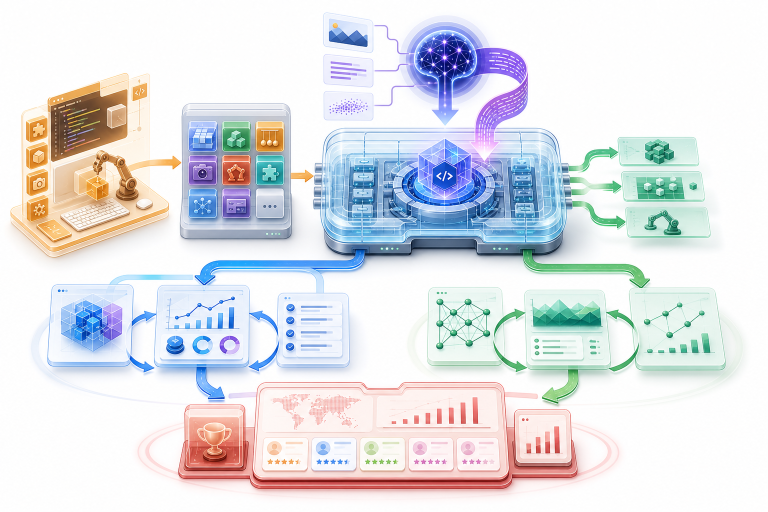
#> input picture docs/figures/agentark-figure1-base.png, 1536 x 1024 px (shown at 1/2 size)
$ python build_agentark_figure1.py
#> lines starting #> are read from the running program, lines starting #| are printed output that depends on the picture
from __future__ import annotations

import argparse
import math
from pathlib import Path

from PIL import Image, ImageDraw, ImageFilter, ImageFont


HERE = Path(__file__).resolve().parent
DEFAULT_BASE = HERE / "agentark-figure1-base.png"
DEFAULT_OUTPUT = HERE / "agentark-figure1.png"


COLORS = {
    "ink": (30, 36, 47, 255),
    "muted": (76, 85, 100, 255),
    "blue": (39, 122, 213, 255),
    "green": (39, 145, 94, 255),
    "orange": (218, 133, 28, 255),
    "purple": (119, 80, 220, 255),
    "red": (202, 78, 74, 255),
    "white": (255, 255, 255, 216),
}


# Edit this section for paper/blog wording changes.
LABELS = [
    {
        "xy": (42, 26),
        "title": "1 Open-ended Env Scaling",
        "subtitle": "AI coding generates ever-growing task mods",
        "accent": "orange",
        "width": 640,
        "featured": True,
    },
    {
        "xy": (1020, 58),
        "title": "Multimodal Agent",
        "subtitle": "text + vision -> code action",
        "accent": "purple",
        "width": 420,
    },
    {
        "xy": (670, 410),
        "title": "AgentArk Shell",
        "subtitle": "loads mods and runs episodes",
        "accent": "blue",
        "width": 420,
    },
    {
        "xy": (52, 728),
        "title": "2 Multimodal Agent Eval",
        "subtitle": "benchmark via env interaction",
        "accent": "blue",
        "width": 520,
        "featured": True,
    },
    {
        "xy": (910, 690),
        "title": "3 Multimodal Agent RL",
        "subtitle": "train via repeated rollouts",
        "accent": "green",
        "width": 480,
        "featured": True,
    },
    {
        "xy": (512, 854),
        "title": "AgentArk Hub",
        "subtitle": "task pages and leaderboard",
        "accent": "red",
        "width": 410,
    },
]


PILLS = [
    {"xy": (74, 126), "text": "Coding Agent", "accent": "orange", "alpha": 210},
    {"xy": (380, 158), "text": "Task Mod Library", "accent": "orange", "alpha": 210},
    {"xy": (382, 512), "text": "feedback -> new task mods", "accent": "orange", "alpha": 184},
    {"xy": (724, 326), "text": "Code Executor", "accent": "purple"},
    {"xy": (1192, 224), "text": "Loaded Task Envs", "accent": "green"},
    {
        "xy": (602, 576),
        "text": "agent-ark Python Wrapper",
        "accent": "blue",
        "alpha": 190,
    },
]


POST_ARROW_PILLS = [
    {
        "xy": (360, 662),
        "text": "eval loop",
        "accent": "blue",
        "alpha": 174,
    },
    {
        "xy": (1030, 626),
        "text": "RL loop",
        "accent": "green",
        "alpha": 174,
    },
]


ARROWS = [
    {"points": [(316, 258), (360, 258)], "accent": "orange", "alpha": 175},
    {"points": [(584, 326), (632, 326)], "accent": "orange", "alpha": 175},
    {
        "points": [(1160, 250), (1075, 306), (912, 330)],
        "accent": "purple",
        "alpha": 145,
    },
    {
        "points": [(772, 570), (486, 612), (486, 728)],
        "accent": "blue",
        "alpha": 130,
    },
    {
        "points": [(1016, 535), (1206, 535), (1290, 590)],
        "accent": "green",
        "alpha": 130,
    },
    {
        "points": [(712, 258), (565, 166), (382, 142), (280, 172)],
        "accent": "orange",
        "alpha": 140,
        "width": 5,
        "head": 15,
    },
]


def font(size: int, bold: bool = False) -> ImageFont.FreeTypeFont | ImageFont.ImageFont:
    # Prefer the original Windows fonts, then common Linux fonts for regeneration.
    candidates = [
        r"C:\Windows\Fonts\arialbd.ttf" if bold else r"C:\Windows\Fonts\arial.ttf",
        r"C:\Windows\Fonts\segoeuib.ttf" if bold else r"C:\Windows\Fonts\segoeui.ttf",
        "/usr/share/fonts/truetype/dejavu/DejaVuSans-Bold.ttf"
        if bold
        else "/usr/share/fonts/truetype/dejavu/DejaVuSans.ttf",
        "/usr/share/fonts/truetype/liberation2/LiberationSans-Bold.ttf"
        if bold
        else "/usr/share/fonts/truetype/liberation2/LiberationSans-Regular.ttf",
        "/usr/share/fonts/opentype/noto/NotoSansCJK-Bold.ttc"
        if bold
        else "/usr/share/fonts/opentype/noto/NotoSansCJK-Regular.ttc",
    ]
    for path in candidates:
        try:
            return ImageFont.truetype(path, size)
        except OSError:
            continue
    return ImageFont.load_default()


def add_shadow(
    draw_image: Image.Image, rect: tuple[int, int, int, int], radius: int = 13
) -> None:
    x1, y1, x2, y2 = rect
    shadow = Image.new("RGBA", draw_image.size, (0, 0, 0, 0))
    shadow_draw = ImageDraw.Draw(shadow)
    shadow_draw.rounded_rectangle(
        [x1 + 3, y1 + 5, x2 + 3, y2 + 5],
        radius=radius,
        fill=(0, 0, 0, 30),
    )
    shadow = shadow.filter(ImageFilter.GaussianBlur(7))
    draw_image.alpha_composite(shadow)


def draw_label(
    draw_image: Image.Image,
    draw: ImageDraw.ImageDraw,
    xy: tuple[int, int],
    title: str,
    subtitle: str,
    accent: tuple[int, int, int, int],
    width: int,
    featured: bool = False,
) -> None:
    title_font = font(34 if featured else 28, True)
    sub_font = font(21 if featured else 18, False)
    x, y = xy
    title_box = draw.textbbox((0, 0), title, font=title_font)
    sub_box = draw.textbbox((0, 0), subtitle, font=sub_font)
    pad_x, pad_y = (18, 13) if featured else (14, 10)
    height = (
        title_box[3]
        - title_box[1]
        + sub_box[3]
        - sub_box[1]
        + 6
        + pad_y * 2
    )
    rect = (x, y, x + width, y + height)
    add_shadow(draw_image, rect)
    fill_alpha = 188 if featured else COLORS["white"][3]
    outline = (
        (accent[0], accent[1], accent[2], 190)
        if featured
        else (255, 255, 255, 238)
    )
    draw.rounded_rectangle(
        rect,
        radius=13,
        fill=(255, 255, 255, fill_alpha),
        outline=outline,
        width=3 if featured else 2,
    )
    bar_width = 14 if featured else 9
    draw.rounded_rectangle([x, y, x + bar_width, y + height], radius=13, fill=accent)
    text_x = x + pad_x + 5
    text_y = y + pad_y - 2
    draw.text(
        (text_x, text_y),
        title,
        fill=accent if featured else COLORS["ink"],
        font=title_font,
    )
    draw.text(
        (text_x, text_y + title_box[3] - title_box[1] + 8),
        subtitle,
        fill=(45, 52, 65, 255) if featured else COLORS["muted"],
        font=sub_font,
    )


def draw_pill(
    draw: ImageDraw.ImageDraw,
    xy: tuple[int, int],
    text: str,
    accent: tuple[int, int, int, int],
    alpha: int = 202,
) -> None:
    small_font = font(18, False)
    x, y = xy
    text_box = draw.textbbox((0, 0), text, font=small_font)
    width = text_box[2] - text_box[0] + 20
    height = text_box[3] - text_box[1] + 12
    draw.rounded_rectangle(
        [x, y, x + width, y + height],
        radius=12,
        fill=(255, 255, 255, alpha),
        outline=accent,
        width=2,
    )
    draw.text((x + 10, y + 6), text, fill=accent, font=small_font)


def draw_arrow(
    draw: ImageDraw.ImageDraw,
    points: list[tuple[int, int]],
    color: tuple[int, int, int, int],
    width: int = 4,
    head: int = 13,
) -> None:
    for start, end in zip(points, points[1:]):
        draw.line([start, end], fill=color, width=width, joint="curve")
    (x1, y1), (x2, y2) = points[-2], points[-1]
    angle = math.atan2(y2 - y1, x2 - x1)
    p1 = (
        x2 - head * math.cos(angle - math.pi / 6),
        y2 - head * math.sin(angle - math.pi / 6),
    )
    p2 = (
        x2 - head * math.cos(angle + math.pi / 6),
        y2 - head * math.sin(angle + math.pi / 6),
    )
    draw.polygon([(x2, y2), p1, p2], fill=color)


def build_figure(base_path: Path, output_path: Path) -> None:
    image = Image.open(base_path).convert("RGBA")
    overlay = Image.new("RGBA", image.size, (0, 0, 0, 0))
#> overlay: PIL image 1536x1024 RGBA; every value is 0
    draw = ImageDraw.Draw(overlay)

    for item in ARROWS:
        base = COLORS[item["accent"]]
        color = (base[0], base[1], base[2], item["alpha"])
        draw_arrow(
            draw,
            item["points"],
            color,
            width=item.get("width", 4),
            head=item.get("head", 13),
        )

    for item in LABELS:
        draw_label(
            overlay,
            draw,
            item["xy"],
            item["title"],
            item["subtitle"],
            COLORS[item["accent"]],
            item["width"],
            item.get("featured", False),
        )
#> this loop made 6 passes
#> pass 1, in add_shadow, `shadow = shadow.filter(ImageFilter.GaussianBlur(7))`:
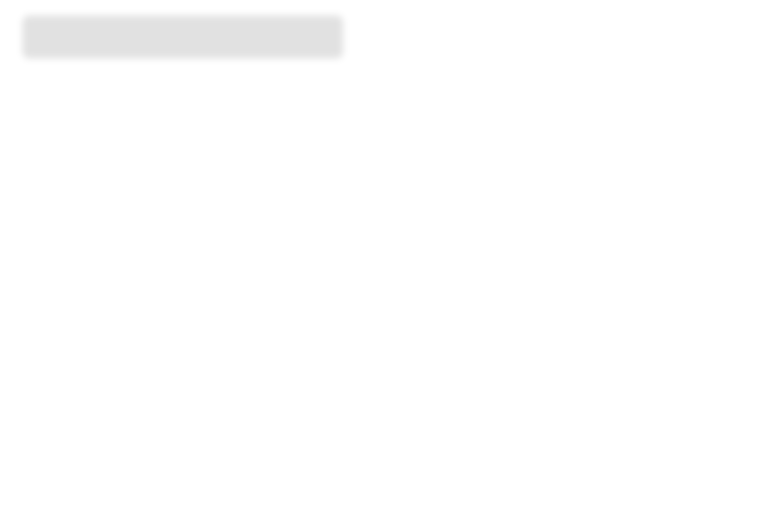
#> shadow: PIL image 1536x1024 RGBA (shown at 1/2 size); mean R, G, B, A 0, 0, 0, 1; transparent parts drawn white
#> pass 2, in add_shadow (call 2), `shadow = shadow.filter(ImageFilter.GaussianBlur(7))`:
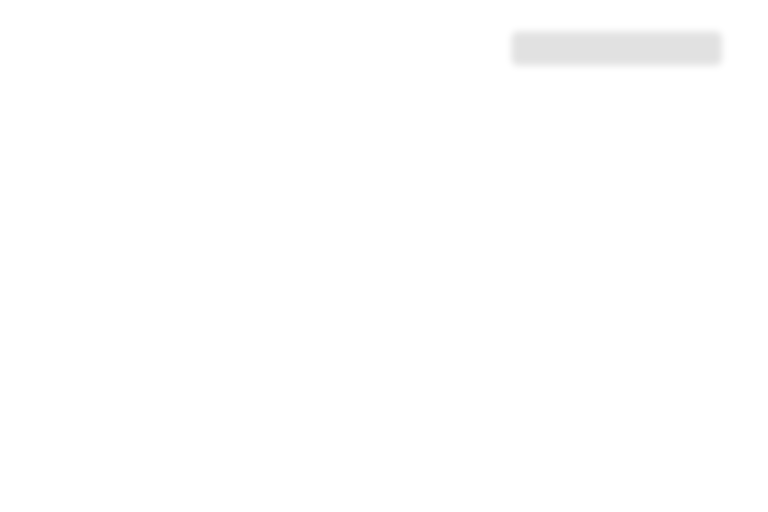
#> shadow: PIL image 1536x1024 RGBA (shown at 1/2 size); mean R, G, B, A 0, 0, 0, 0.5; transparent parts drawn white
#> pass 3, in add_shadow (call 3), `shadow = shadow.filter(ImageFilter.GaussianBlur(7))`:
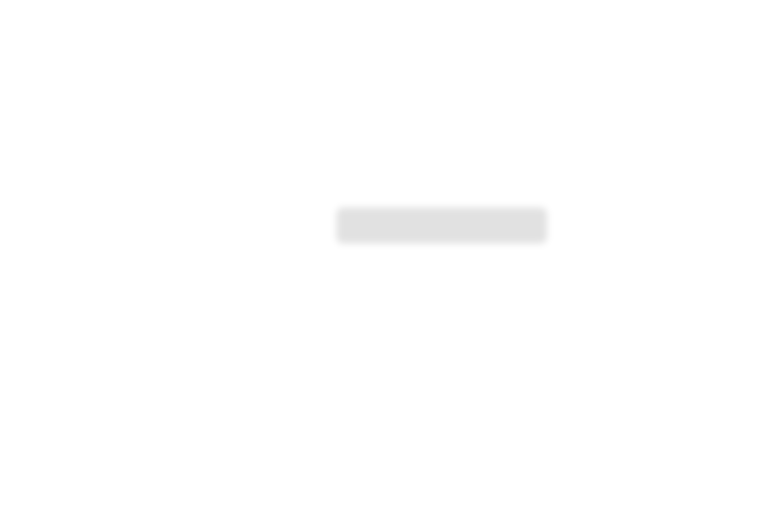
#> shadow: PIL image 1536x1024 RGBA (shown at 1/2 size); mean R, G, B, A 0, 0, 0, 0.6; transparent parts drawn white
#> after the loop:
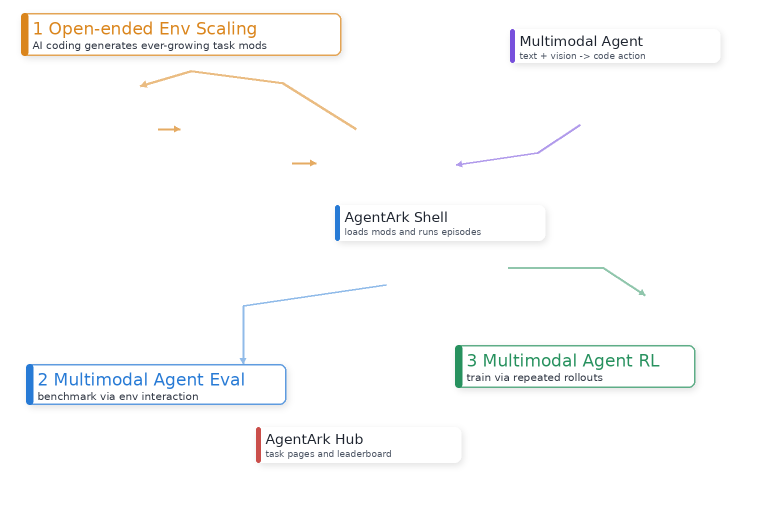
#> overlay: PIL image 1536x1024 RGBA (shown at 1/2 size); mean R, G, B, A 33.5, 33.9, 33.7, 30.7; transparent parts drawn white

    for item in PILLS:
        draw_pill(
            draw,
            item["xy"],
            item["text"],
            COLORS[item["accent"]],
            item.get("alpha", 202),
        )

    for item in POST_ARROW_PILLS:
        draw_pill(
            draw,
            item["xy"],
            item["text"],
            COLORS[item["accent"]],
            item.get("alpha", 202),
        )

    result = Image.alpha_composite(image, overlay).convert("RGB")
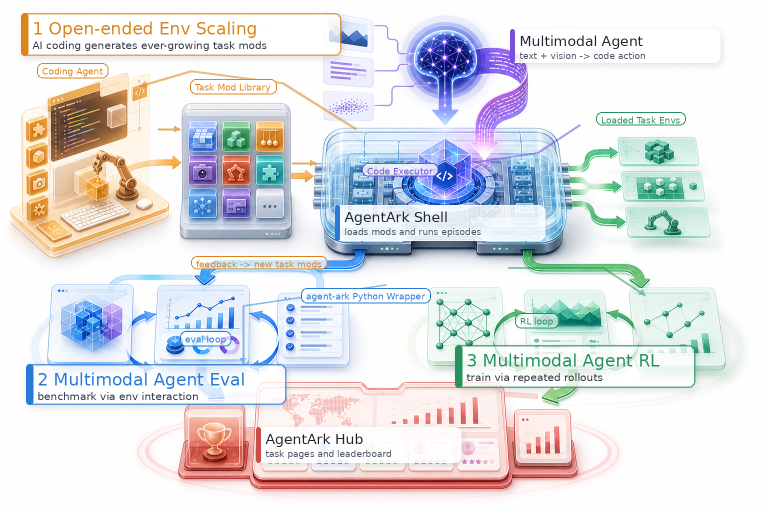
#> result: PIL image 1536x1024 RGB (shown at 1/2 size); mean R, G, B 223.5, 224.3, 227.5
    output_path.parent.mkdir(parents=True, exist_ok=True)
    result.save(output_path, quality=96)


def parse_args() -> argparse.Namespace:
    parser = argparse.ArgumentParser(description="Build the AgentArk Figure 1 image.")
    parser.add_argument("--base", type=Path, default=DEFAULT_BASE)
    parser.add_argument("--out", type=Path, default=DEFAULT_OUTPUT)
    return parser.parse_args()


if __name__ == "__main__":
    args = parse_args()
    build_figure(args.base, args.out)
